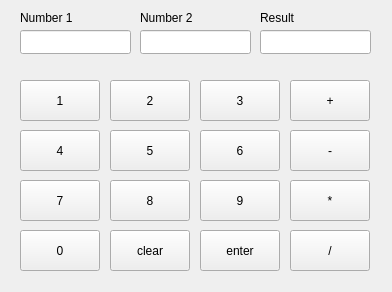
<?xml version="1.0" encoding="UTF-8"?>
<ui version="4.0">
 <class>MainWindow</class>
 <widget class="QMainWindow" name="MainWindow">
  <property name="geometry">
   <rect>
    <x>0</x>
    <y>0</y>
    <width>392</width>
    <height>292</height>
   </rect>
  </property>
  <property name="windowTitle">
   <string>MainWindow</string>
  </property>
  <widget class="QWidget" name="centralwidget">
   <widget class="QPushButton" name="N1">
    <property name="geometry">
     <rect>
      <x>20</x>
      <y>80</y>
      <width>80</width>
      <height>41</height>
     </rect>
    </property>
    <property name="text">
     <string>1</string>
    </property>
   </widget>
   <widget class="QPushButton" name="N2">
    <property name="geometry">
     <rect>
      <x>110</x>
      <y>80</y>
      <width>80</width>
      <height>41</height>
     </rect>
    </property>
    <property name="text">
     <string>2</string>
    </property>
   </widget>
   <widget class="QPushButton" name="N3">
    <property name="geometry">
     <rect>
      <x>200</x>
      <y>80</y>
      <width>80</width>
      <height>41</height>
     </rect>
    </property>
    <property name="text">
     <string>3</string>
    </property>
   </widget>
   <widget class="QPushButton" name="N4">
    <property name="geometry">
     <rect>
      <x>20</x>
      <y>130</y>
      <width>80</width>
      <height>41</height>
     </rect>
    </property>
    <property name="text">
     <string>4</string>
    </property>
   </widget>
   <widget class="QPushButton" name="N5">
    <property name="geometry">
     <rect>
      <x>110</x>
      <y>130</y>
      <width>80</width>
      <height>41</height>
     </rect>
    </property>
    <property name="text">
     <string>5</string>
    </property>
   </widget>
   <widget class="QPushButton" name="N6">
    <property name="geometry">
     <rect>
      <x>200</x>
      <y>130</y>
      <width>80</width>
      <height>41</height>
     </rect>
    </property>
    <property name="text">
     <string>6</string>
    </property>
   </widget>
   <widget class="QPushButton" name="N7">
    <property name="geometry">
     <rect>
      <x>20</x>
      <y>180</y>
      <width>80</width>
      <height>41</height>
     </rect>
    </property>
    <property name="text">
     <string>7</string>
    </property>
   </widget>
   <widget class="QPushButton" name="N8">
    <property name="geometry">
     <rect>
      <x>110</x>
      <y>180</y>
      <width>80</width>
      <height>41</height>
     </rect>
    </property>
    <property name="text">
     <string>8</string>
    </property>
   </widget>
   <widget class="QPushButton" name="N9">
    <property name="geometry">
     <rect>
      <x>200</x>
      <y>180</y>
      <width>80</width>
      <height>41</height>
     </rect>
    </property>
    <property name="text">
     <string>9</string>
    </property>
   </widget>
   <widget class="QPushButton" name="add">
    <property name="geometry">
     <rect>
      <x>290</x>
      <y>80</y>
      <width>80</width>
      <height>41</height>
     </rect>
    </property>
    <property name="text">
     <string>+</string>
    </property>
   </widget>
   <widget class="QPushButton" name="sub">
    <property name="geometry">
     <rect>
      <x>290</x>
      <y>130</y>
      <width>80</width>
      <height>41</height>
     </rect>
    </property>
    <property name="text">
     <string>-</string>
    </property>
   </widget>
   <widget class="QPushButton" name="mul">
    <property name="geometry">
     <rect>
      <x>290</x>
      <y>180</y>
      <width>80</width>
      <height>41</height>
     </rect>
    </property>
    <property name="text">
     <string>*</string>
    </property>
   </widget>
   <widget class="QPushButton" name="N0">
    <property name="geometry">
     <rect>
      <x>20</x>
      <y>230</y>
      <width>80</width>
      <height>41</height>
     </rect>
    </property>
    <property name="text">
     <string>0</string>
    </property>
   </widget>
   <widget class="QPushButton" name="clear">
    <property name="geometry">
     <rect>
      <x>110</x>
      <y>230</y>
      <width>80</width>
      <height>41</height>
     </rect>
    </property>
    <property name="text">
     <string>clear</string>
    </property>
   </widget>
   <widget class="QPushButton" name="enter">
    <property name="geometry">
     <rect>
      <x>200</x>
      <y>230</y>
      <width>80</width>
      <height>41</height>
     </rect>
    </property>
    <property name="text">
     <string>enter</string>
    </property>
   </widget>
   <widget class="QPushButton" name="div">
    <property name="geometry">
     <rect>
      <x>290</x>
      <y>230</y>
      <width>80</width>
      <height>41</height>
     </rect>
    </property>
    <property name="text">
     <string>/</string>
    </property>
   </widget>
   <widget class="QLineEdit" name="num1">
    <property name="geometry">
     <rect>
      <x>20</x>
      <y>30</y>
      <width>111</width>
      <height>24</height>
     </rect>
    </property>
   </widget>
   <widget class="QLineEdit" name="num2">
    <property name="geometry">
     <rect>
      <x>140</x>
      <y>30</y>
      <width>111</width>
      <height>24</height>
     </rect>
    </property>
   </widget>
   <widget class="QLineEdit" name="result">
    <property name="geometry">
     <rect>
      <x>260</x>
      <y>30</y>
      <width>111</width>
      <height>24</height>
     </rect>
    </property>
   </widget>
   <widget class="QLabel" name="labelnum1">
    <property name="geometry">
     <rect>
      <x>20</x>
      <y>10</y>
      <width>71</width>
      <height>16</height>
     </rect>
    </property>
    <property name="text">
     <string>Number 1</string>
    </property>
   </widget>
   <widget class="QLabel" name="labelnum2">
    <property name="geometry">
     <rect>
      <x>140</x>
      <y>10</y>
      <width>71</width>
      <height>16</height>
     </rect>
    </property>
    <property name="text">
     <string>Number 2</string>
    </property>
   </widget>
   <widget class="QLabel" name="labelresult">
    <property name="geometry">
     <rect>
      <x>260</x>
      <y>10</y>
      <width>81</width>
      <height>16</height>
     </rect>
    </property>
    <property name="text">
     <string>Result</string>
    </property>
   </widget>
  </widget>
 </widget>
 <resources/>
 <connections/>
</ui>
